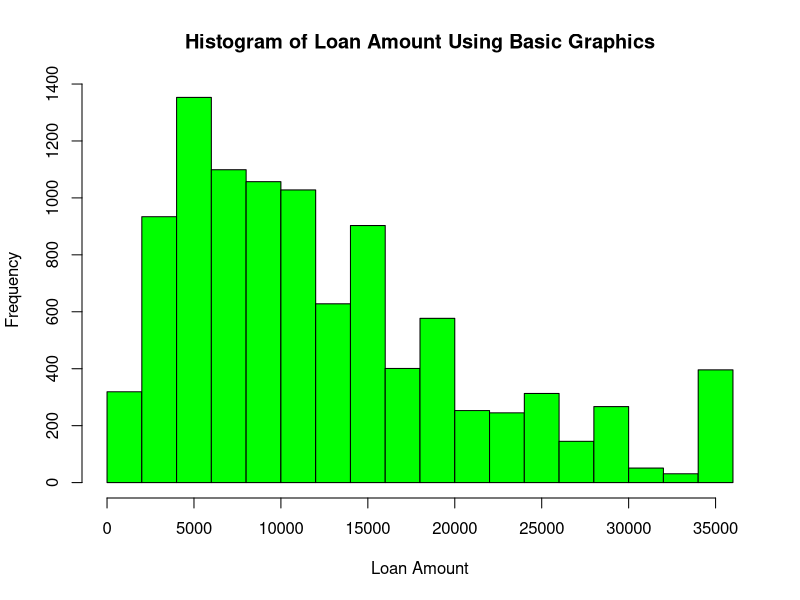
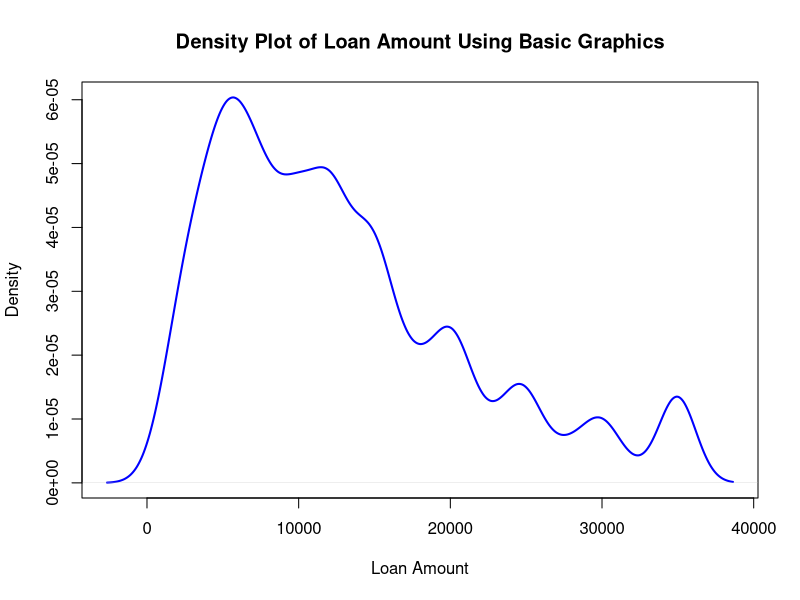
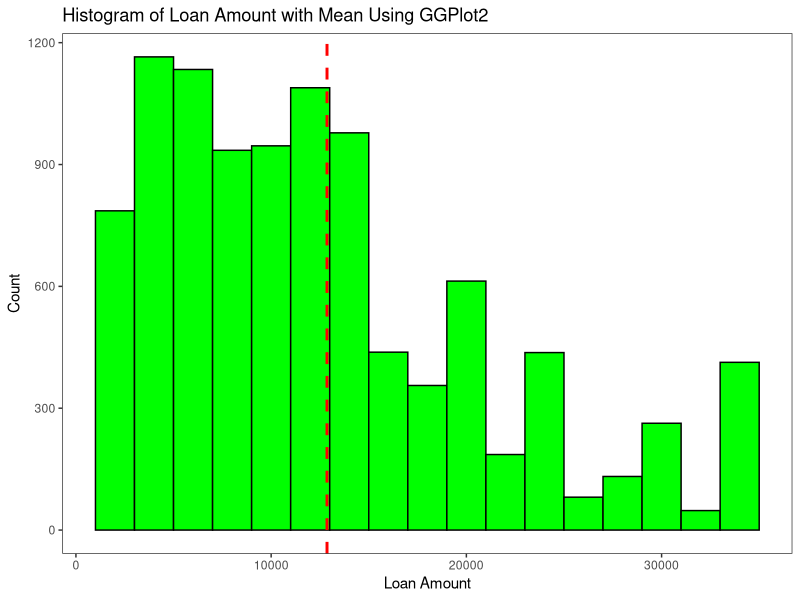
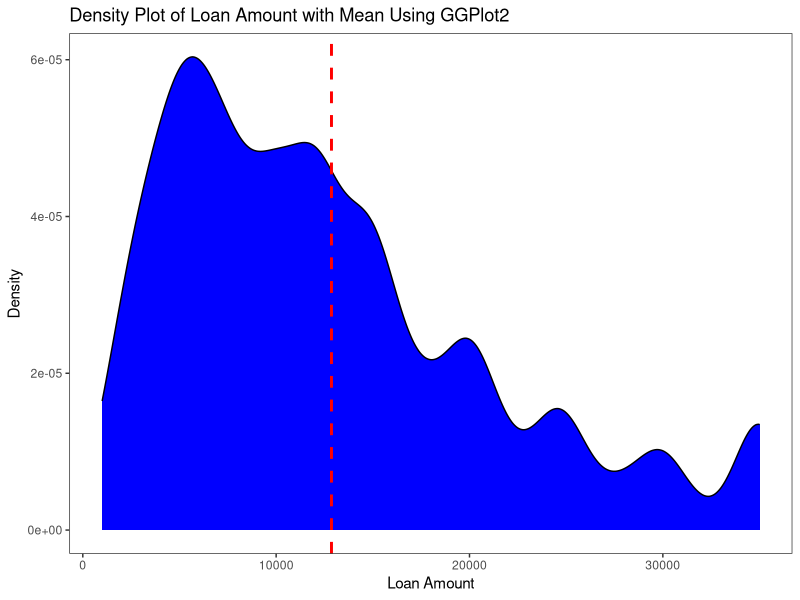
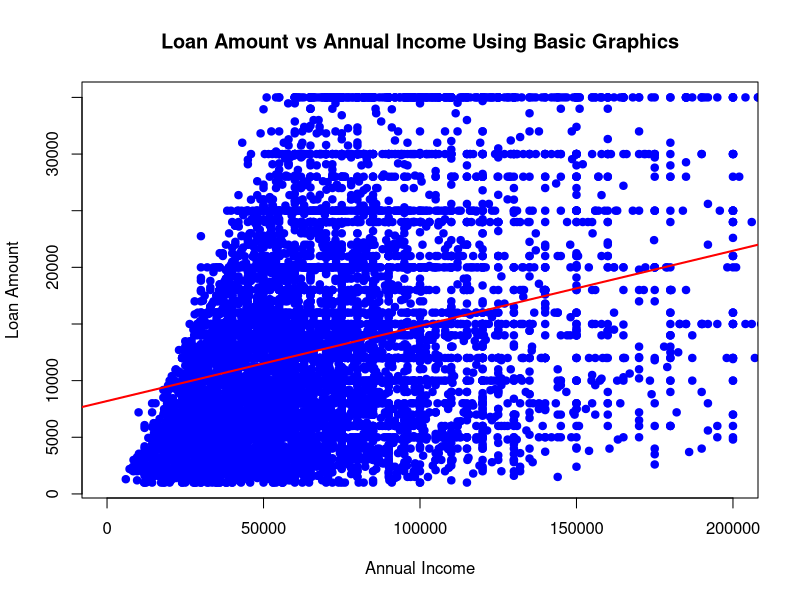
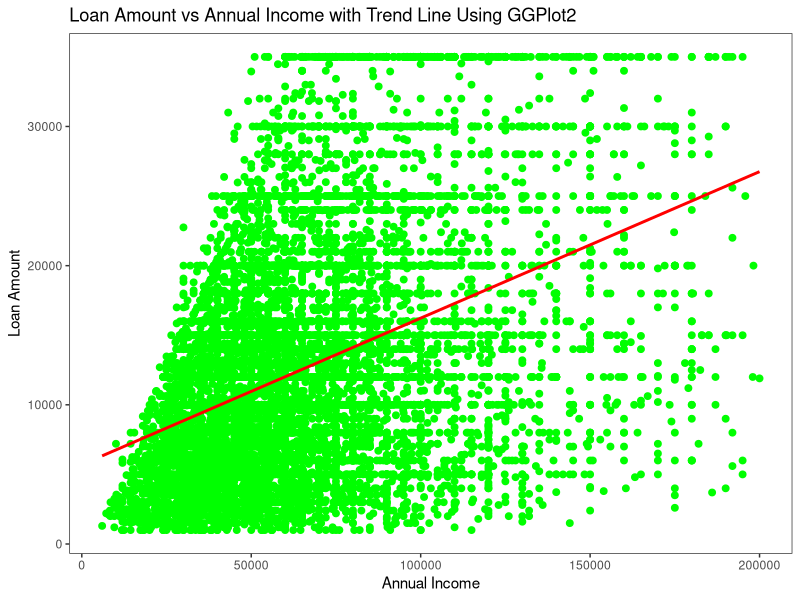
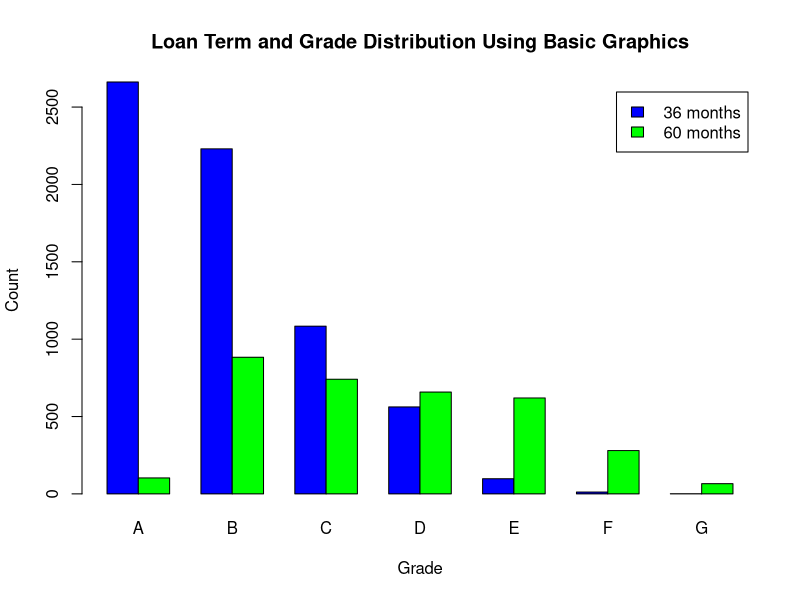
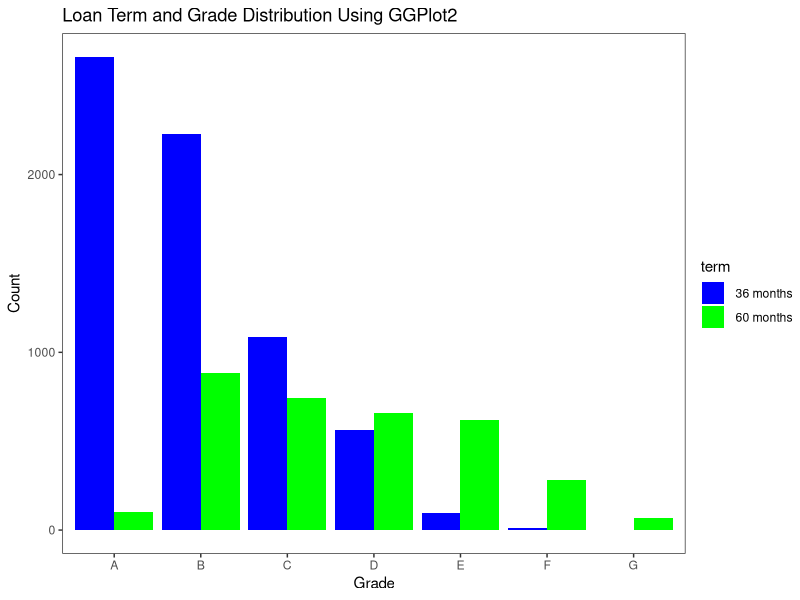

Write R code to recreate these figures, in order.
################################################################################
#                                                                              #
# Student:    Seif Kungulio                                                    #
# Date:       02/16/2025                                                       #
# Subject:    Project 5                                                        #
# Class:      DSCI 502                                                         #
# Section:    01W                                                              #
# Instructor: Sean Yang                                                        #
# File Name:  Project5_Kungulio_Seif.R                                         #
#                                                                              #
################################################################################


## 1. Read the dataset in loan.csv into R. Call the loaded data, loan. 
###   Make sure that you have the directory set to the correct location 
###   for the data.

# Set the working directory to the correct location for the dataset.
setwd("C:/PROJECTS/Maryville/DSCI 502/Week5")

# Import necessary libraries
library(ggplot2)

# Load the data from loan.csv
loan <- read.csv("loan.csv", stringsAsFactors = TRUE)

# Display the dimensions (rows and columns) of the dataframe
dim(loan) # Shows the number of rows and columns in the dataset.



## 2. Please plot the histogram and density of the loan_amnt using basic 
###   graphics.

# Histogram Plot using Basic Graphics
hist(loan$loan_amnt, 
     main="Histogram of Loan Amount Using Basic Graphics", 
     xlab="Loan Amount", col="green", border="black")

# Density Plot using Basic Graphics
plot(density(loan$loan_amnt), 
     main="Density Plot of Loan Amount Using Basic Graphics", 
     xlab="Loan Amount", col="blue", lwd=2)



## 3. Please plot the histogram and density of the loan_amnt and add the 
###   vertical line denoting the mean using ggplot2.

# Histogram Plot using ggplot2
ggplot(loan, aes(x=loan_amnt)) + 
  geom_histogram(binwidth=2000, fill="green", color="black") +
  geom_vline(aes(xintercept=mean(loan_amnt, na.rm=TRUE)), 
             color="red", linetype="dashed", size=1) +
  ggtitle("Histogram of Loan Amount with Mean Using GGPlot2") +
  xlab("Loan Amount") + 
  ylab("Count") +
  theme_test()

# Density Plot using ggplot2
ggplot(loan, aes(x=loan_amnt)) + 
  geom_density(fill="blue") +
  geom_vline(aes(xintercept=mean(loan_amnt, na.rm=TRUE)), 
             color="red", linetype="dashed", size=1) +
  ggtitle("Density Plot of Loan Amount with Mean Using GGPlot2") +
  xlab("Loan Amount") + ylab("Density") +
  theme_test()



## 4. Please scatter plot of loan_amnt (y-axis) against annual_inc (x-axis) 
###   and add the trend line using basic graphics.

# Scatter Plot using Basic Graphics
plot(loan$annual_inc, loan$loan_amnt, 
     main="Loan Amount vs Annual Income Using Basic Graphics", 
     xlab="Annual Income", 
     ylab="Loan Amount", 
     pch=19, col="blue", 
     xlim = c(0, 200000))
abline(lm(loan_amnt ~ annual_inc, data=loan), col="red", lwd=2)


## 5. Please scatter plot of loan_amnt (y-axis) against annual_inc (x-axis) 
###   and add the trend line using ggplot2.

# Scatter Plot using ggplot2
ggplot(data = loan[which(loan$annual_inc < 200000),], 
       aes(x=annual_inc, y=loan_amnt)) + 
  geom_point(color="green", size = 2) +
  geom_smooth(method="lm", color="red", se=FALSE, lwd = 1) +
  ggtitle("Loan Amount vs Annual Income with Trend Line Using GGPlot2") +
  xlab("Annual Income") + ylab("Loan Amount") + theme_test()



## 6. Please plot the barplot of term and grade on the same barplot using 
###   basic graphics

# Barplot of Term and Grade using Basic Graphics
barplot(table(loan$term, loan$grade), beside=TRUE, 
        legend=rownames(table(loan$term, loan$grade)), 
        col=c("blue", "green"), 
        main="Loan Term and Grade Distribution Using Basic Graphics", 
        xlab="Grade", ylab="Count")



## 7. Please plot the barplot of term and grade on the same barplot 
###   using ggplot2

# Barplot of Term and Grade using ggplot2
ggplot(loan, aes(x=grade, fill=term)) + 
  geom_bar(position="dodge") +
  ggtitle("Loan Term and Grade Distribution Using GGPlot2") +
  xlab("Grade") + ylab("Count") + 
  scale_fill_manual(values=c("blue", "green")) +
  theme_test()



## 8. Please boxplot loan_amnt (y-axis) against term (x-axis) 
###   and save the graph in a file, loanterm.jpg, using basic graphics.

# Open a graphics device to save plots as a JPEG image
jpeg("loanterm.jpg", width=800, height=600)

# Manually set fill colors for each level of 'term'
box_colors <- c("blue", "green")

# Boxplot of Loan Amount by Term using Basic Graphics
boxplot(loan$loan_amnt ~ loan$term,
        main="Loan Amount by Term Using Basic Graphics", 
        xlab="Term", 
        ylab="Loan Amount", 
        col=box_colors[as.factor(loan$term)],  # Apply colors based on 'term'
        border="black")  # Set border color

# Add the legend
legend("topleft", legend=levels(as.factor(loan$term)), 
       fill=box_colors, title="Loan Term", border="black")
dev.off() # Close the active graphical device



## 9. Please boxplot loan_amnt (y-axis) against term (x-axis) and 
###   save the graph in a file, loanterm.jpg, using ggplot2. 
###   Are there any differences in loan amount with respect to term?

# Boxplot of Loan Amount by Term using ggplot2
ggplot(loan, aes(x=term, y=loan_amnt, fill = term)) + 
  geom_boxplot() + 
  scale_fill_manual(values=c("blue", "green")) +
  ggtitle("Loan Amount by Term Using GGPlot2") +
  xlab("Term") + ylab("Loan Amount")  + theme_test()

# Save the plot generated by ggplot2 to a file
ggsave("loanterm.jpg")
